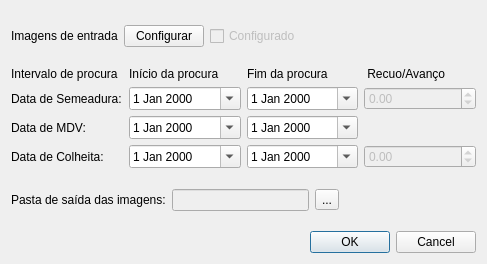
<?xml version="1.0" encoding="UTF-8"?>
<ui version="4.0">
 <class>Dialog</class>
 <widget class="QDialog" name="Dialog">
  <property name="geometry">
   <rect>
    <x>0</x>
    <y>0</y>
    <width>487</width>
    <height>264</height>
   </rect>
  </property>
  <property name="windowTitle">
   <string>CyMP - Estimativa de datas da cultura</string>
  </property>
  <layout class="QVBoxLayout" name="verticalLayout_2">
   <item>
    <layout class="QVBoxLayout" name="verticalLayout">
     <item>
      <spacer name="verticalSpacer_4">
       <property name="orientation">
        <enum>Qt::Vertical</enum>
       </property>
       <property name="sizeHint" stdset="0">
        <size>
         <width>20</width>
         <height>40</height>
        </size>
       </property>
      </spacer>
     </item>
     <item>
      <layout class="QHBoxLayout" name="horizontalLayout_2">
       <item>
        <widget class="QLabel" name="label">
         <property name="text">
          <string>Imagens de entrada</string>
         </property>
        </widget>
       </item>
       <item>
        <widget class="QPushButton" name="pushButton">
         <property name="text">
          <string>Configurar</string>
         </property>
        </widget>
       </item>
       <item>
        <widget class="QCheckBox" name="checkBox">
         <property name="enabled">
          <bool>false</bool>
         </property>
         <property name="text">
          <string>Configurado</string>
         </property>
         <property name="checkable">
          <bool>true</bool>
         </property>
        </widget>
       </item>
       <item>
        <spacer name="horizontalSpacer_2">
         <property name="orientation">
          <enum>Qt::Horizontal</enum>
         </property>
         <property name="sizeHint" stdset="0">
          <size>
           <width>40</width>
           <height>20</height>
          </size>
         </property>
        </spacer>
       </item>
      </layout>
     </item>
     <item>
      <spacer name="verticalSpacer_2">
       <property name="orientation">
        <enum>Qt::Vertical</enum>
       </property>
       <property name="sizeHint" stdset="0">
        <size>
         <width>20</width>
         <height>40</height>
        </size>
       </property>
      </spacer>
     </item>
     <item>
      <layout class="QGridLayout" name="gridLayout">
       <item row="0" column="0">
        <widget class="QLabel" name="label_2">
         <property name="text">
          <string>Intervalo de procura</string>
         </property>
        </widget>
       </item>
       <item row="0" column="2">
        <widget class="QLabel" name="label_4">
         <property name="text">
          <string>Fim da procura</string>
         </property>
        </widget>
       </item>
       <item row="0" column="1">
        <widget class="QLabel" name="label_3">
         <property name="text">
          <string>Início da procura</string>
         </property>
        </widget>
       </item>
       <item row="1" column="1">
        <widget class="QDateEdit" name="dateEdit">
         <property name="enabled">
          <bool>true</bool>
         </property>
         <property name="toolTip">
          <string>&lt;html&gt;&lt;head/&gt;&lt;body&gt;&lt;p&gt;Defina os intervalos temporais de procura para cada evento.&lt;/p&gt;&lt;/body&gt;&lt;/html&gt;</string>
         </property>
         <property name="whatsThis">
          <string>&lt;html&gt;&lt;head/&gt;&lt;body&gt;&lt;p&gt;&lt;br/&gt;&lt;/p&gt;&lt;/body&gt;&lt;/html&gt;</string>
         </property>
         <property name="calendarPopup">
          <bool>true</bool>
         </property>
        </widget>
       </item>
       <item row="1" column="2">
        <widget class="QDateEdit" name="dateEdit_2">
         <property name="enabled">
          <bool>true</bool>
         </property>
         <property name="toolTip">
          <string>&lt;html&gt;&lt;head/&gt;&lt;body&gt;&lt;p&gt;Defina os intervalos temporais de procura para cada evento.&lt;/p&gt;&lt;/body&gt;&lt;/html&gt;</string>
         </property>
         <property name="whatsThis">
          <string>&lt;html&gt;&lt;head/&gt;&lt;body&gt;&lt;p&gt;&lt;br/&gt;&lt;/p&gt;&lt;/body&gt;&lt;/html&gt;</string>
         </property>
         <property name="calendarPopup">
          <bool>true</bool>
         </property>
        </widget>
       </item>
       <item row="1" column="0">
        <widget class="QLabel" name="label_5">
         <property name="whatsThis">
          <string>&lt;html&gt;&lt;head/&gt;&lt;body&gt;&lt;p&gt;Estes intervalos temporais definem a regiao no perfil temporal onde o software procurará, para cada coordenada de pixel, os pontos máximos, de pico e vale, e então estimar apartir deles as datas de semeadura e colheita.&lt;/p&gt;&lt;/body&gt;&lt;/html&gt;</string>
         </property>
         <property name="text">
          <string>Data de Semeadura:</string>
         </property>
        </widget>
       </item>
       <item row="2" column="2">
        <widget class="QDateEdit" name="dateEdit_4">
         <property name="enabled">
          <bool>true</bool>
         </property>
         <property name="toolTip">
          <string>&lt;html&gt;&lt;head/&gt;&lt;body&gt;&lt;p&gt;Defina os intervalos temporais de procura para cada evento.&lt;/p&gt;&lt;/body&gt;&lt;/html&gt;</string>
         </property>
         <property name="whatsThis">
          <string>&lt;html&gt;&lt;head/&gt;&lt;body&gt;&lt;p&gt;&lt;br/&gt;&lt;/p&gt;&lt;/body&gt;&lt;/html&gt;</string>
         </property>
         <property name="calendarPopup">
          <bool>true</bool>
         </property>
        </widget>
       </item>
       <item row="2" column="0">
        <widget class="QLabel" name="label_6">
         <property name="whatsThis">
          <string>&lt;html&gt;&lt;head/&gt;&lt;body&gt;&lt;p&gt;Estes intervalos temporais definem a regiao no perfil temporal onde o software procurará, para cada coordenada de pixel, os pontos máximos, de pico e vale, e então estimar apartir deles as datas de semeadura e colheita.&lt;/p&gt;&lt;/body&gt;&lt;/html&gt;</string>
         </property>
         <property name="text">
          <string>Data de MDV:</string>
         </property>
        </widget>
       </item>
       <item row="2" column="1">
        <widget class="QDateEdit" name="dateEdit_3">
         <property name="enabled">
          <bool>true</bool>
         </property>
         <property name="toolTip">
          <string>&lt;html&gt;&lt;head/&gt;&lt;body&gt;&lt;p&gt;Defina os intervalos temporais de procura para cada evento.&lt;/p&gt;&lt;/body&gt;&lt;/html&gt;</string>
         </property>
         <property name="whatsThis">
          <string>&lt;html&gt;&lt;head/&gt;&lt;body&gt;&lt;p&gt;&lt;br/&gt;&lt;/p&gt;&lt;/body&gt;&lt;/html&gt;</string>
         </property>
         <property name="calendarPopup">
          <bool>true</bool>
         </property>
        </widget>
       </item>
       <item row="3" column="0">
        <widget class="QLabel" name="label_7">
         <property name="whatsThis">
          <string>&lt;html&gt;&lt;head/&gt;&lt;body&gt;&lt;p&gt;Estes intervalos temporais definem a regiao no perfil temporal onde o software procurará, para cada coordenada de pixel, os pontos máximos, de pico e vale, e então estimar apartir deles as datas de semeadura e colheita.&lt;/p&gt;&lt;/body&gt;&lt;/html&gt;</string>
         </property>
         <property name="text">
          <string>Data de Colheita:</string>
         </property>
        </widget>
       </item>
       <item row="3" column="2">
        <widget class="QDateEdit" name="dateEdit_6">
         <property name="enabled">
          <bool>true</bool>
         </property>
         <property name="toolTip">
          <string>&lt;html&gt;&lt;head/&gt;&lt;body&gt;&lt;p&gt;Defina os intervalos temporais de procura para cada evento.&lt;/p&gt;&lt;/body&gt;&lt;/html&gt;</string>
         </property>
         <property name="whatsThis">
          <string>&lt;html&gt;&lt;head/&gt;&lt;body&gt;&lt;p&gt;&lt;br/&gt;&lt;/p&gt;&lt;/body&gt;&lt;/html&gt;</string>
         </property>
         <property name="calendarPopup">
          <bool>true</bool>
         </property>
        </widget>
       </item>
       <item row="3" column="1">
        <widget class="QDateEdit" name="dateEdit_5">
         <property name="enabled">
          <bool>true</bool>
         </property>
         <property name="toolTip">
          <string>&lt;html&gt;&lt;head/&gt;&lt;body&gt;&lt;p&gt;Defina os intervalos temporais de procura para cada evento.&lt;/p&gt;&lt;/body&gt;&lt;/html&gt;</string>
         </property>
         <property name="whatsThis">
          <string>&lt;html&gt;&lt;head/&gt;&lt;body&gt;&lt;p&gt;&lt;br/&gt;&lt;/p&gt;&lt;/body&gt;&lt;/html&gt;</string>
         </property>
         <property name="calendarPopup">
          <bool>true</bool>
         </property>
        </widget>
       </item>
       <item row="1" column="3">
        <widget class="QDoubleSpinBox" name="doubleSpinBox">
         <property name="enabled">
          <bool>false</bool>
         </property>
         <property name="toolTip">
          <string>&lt;html&gt;&lt;head/&gt;&lt;body&gt;&lt;p&gt;Defina os intervalos temporais de procura para cada evento.&lt;/p&gt;&lt;/body&gt;&lt;/html&gt;</string>
         </property>
         <property name="whatsThis">
          <string>&lt;html&gt;&lt;head/&gt;&lt;body&gt;&lt;p&gt;Estes intervalos temporais definem a regiao no perfil temporal onde o software procurará, para cada coordenada de pixel, os pontos máximos, de pico e vale, para a estimativa das datas de semeadura e colheita.&lt;/p&gt;&lt;/body&gt;&lt;/html&gt;</string>
         </property>
         <property name="minimum">
          <double>-99.989999999999995</double>
         </property>
        </widget>
       </item>
       <item row="0" column="3">
        <widget class="QLabel" name="label_8">
         <property name="text">
          <string> Recuo/Avanço</string>
         </property>
        </widget>
       </item>
       <item row="3" column="3">
        <widget class="QDoubleSpinBox" name="doubleSpinBox_2">
         <property name="enabled">
          <bool>false</bool>
         </property>
         <property name="toolTip">
          <string>&lt;html&gt;&lt;head/&gt;&lt;body&gt;&lt;p&gt;Valores negativos para recuo e positivos para avanço.&lt;/p&gt;&lt;/body&gt;&lt;/html&gt;</string>
         </property>
         <property name="whatsThis">
          <string>&lt;html&gt;&lt;head/&gt;&lt;body&gt;&lt;p&gt;O Avanço/recuo varia em porcentagem, quando deseja recuar a data no tempo deve ser informado um valor negativo, quando deseja avançar a data no tempo deve ser informaodo um valor positivo. &lt;/p&gt;&lt;p&gt;Ele modifica a data em questão somando ou subtraindo uma porcentagem do módulo da diferença entre o tempo da data em questão e do MDV&lt;/p&gt;&lt;p&gt;&lt;img src=&quot;:/Imagem/FormulaAjusteDatasCultura.png&quot;/&gt;&lt;/p&gt;&lt;/body&gt;&lt;/html&gt;</string>
         </property>
         <property name="minimum">
          <double>-99.989999999999995</double>
         </property>
        </widget>
       </item>
      </layout>
     </item>
     <item>
      <spacer name="verticalSpacer">
       <property name="orientation">
        <enum>Qt::Vertical</enum>
       </property>
       <property name="sizeHint" stdset="0">
        <size>
         <width>20</width>
         <height>40</height>
        </size>
       </property>
      </spacer>
     </item>
     <item>
      <layout class="QHBoxLayout" name="horizontalLayout_3">
       <item>
        <widget class="QLabel" name="label_9">
         <property name="text">
          <string>Pasta de saída das imagens:</string>
         </property>
        </widget>
       </item>
       <item>
        <widget class="QLineEdit" name="lineEdit">
         <property name="enabled">
          <bool>false</bool>
         </property>
        </widget>
       </item>
       <item>
        <widget class="QToolButton" name="toolButton">
         <property name="text">
          <string>...</string>
         </property>
        </widget>
       </item>
       <item>
        <spacer name="horizontalSpacer">
         <property name="orientation">
          <enum>Qt::Horizontal</enum>
         </property>
         <property name="sizeHint" stdset="0">
          <size>
           <width>40</width>
           <height>20</height>
          </size>
         </property>
        </spacer>
       </item>
      </layout>
     </item>
     <item>
      <spacer name="verticalSpacer_3">
       <property name="orientation">
        <enum>Qt::Vertical</enum>
       </property>
       <property name="sizeHint" stdset="0">
        <size>
         <width>20</width>
         <height>40</height>
        </size>
       </property>
      </spacer>
     </item>
    </layout>
   </item>
   <item>
    <widget class="QDialogButtonBox" name="buttonBox">
     <property name="orientation">
      <enum>Qt::Horizontal</enum>
     </property>
     <property name="standardButtons">
      <set>QDialogButtonBox::Cancel|QDialogButtonBox::Ok</set>
     </property>
    </widget>
   </item>
  </layout>
 </widget>
 <resources>
  <include location="../../../Users/Paloschi/Desktop/recurso.qrc"/>
 </resources>
 <connections>
  <connection>
   <sender>buttonBox</sender>
   <signal>accepted()</signal>
   <receiver>Dialog</receiver>
   <slot>accept()</slot>
   <hints>
    <hint type="sourcelabel">
     <x>248</x>
     <y>254</y>
    </hint>
    <hint type="destinationlabel">
     <x>157</x>
     <y>274</y>
    </hint>
   </hints>
  </connection>
  <connection>
   <sender>buttonBox</sender>
   <signal>rejected()</signal>
   <receiver>Dialog</receiver>
   <slot>reject()</slot>
   <hints>
    <hint type="sourcelabel">
     <x>316</x>
     <y>260</y>
    </hint>
    <hint type="destinationlabel">
     <x>286</x>
     <y>274</y>
    </hint>
   </hints>
  </connection>
 </connections>
</ui>
